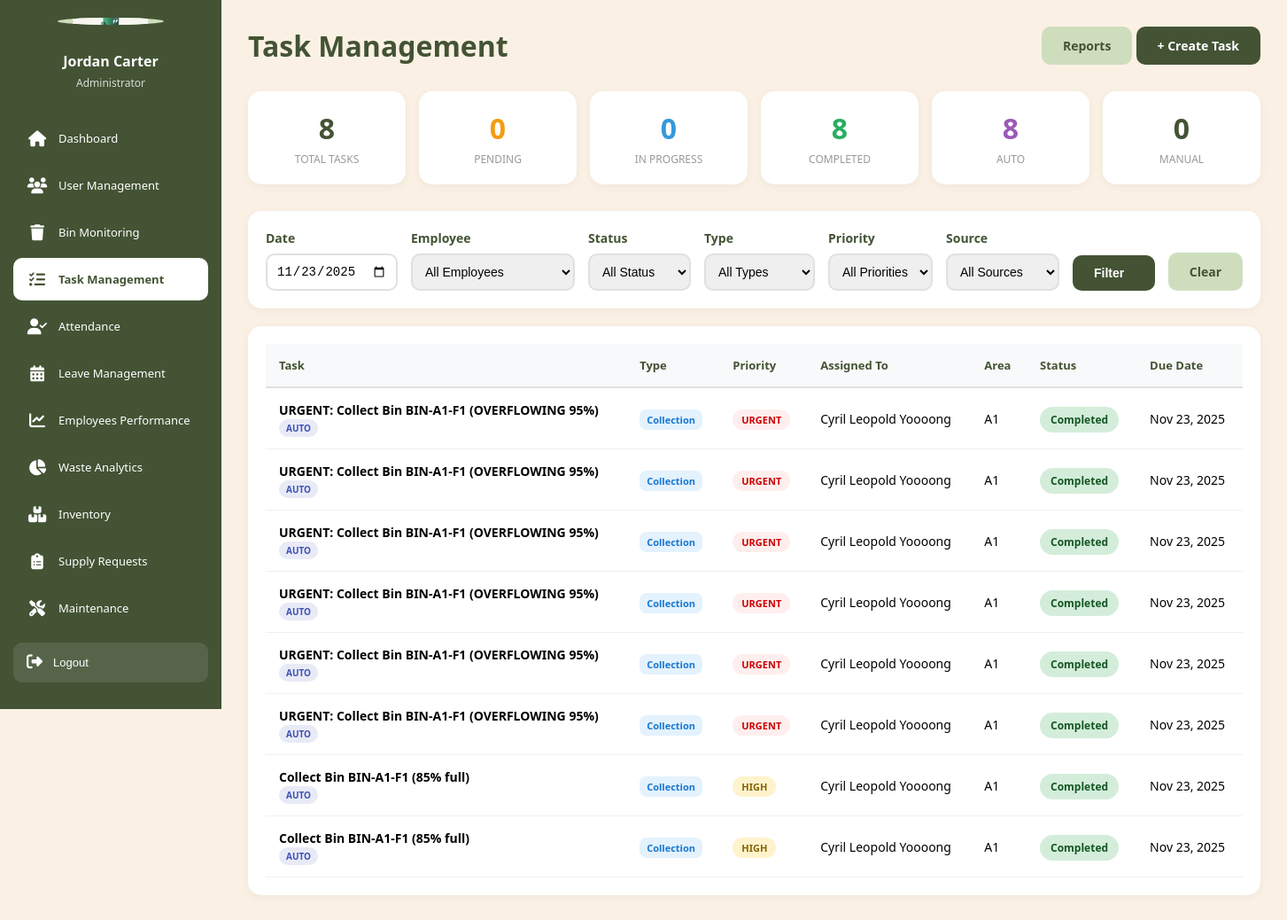
The app's page /admin/tasks.php?date=2025-11-23 (signed in) with its own data.
### tables this page shows
CREATE TABLE `tasks` (
  `task_id` int(11) NOT NULL,
  `created_by` int(11) NOT NULL COMMENT 'Admin who created the task',
  `area_id` int(11) NOT NULL,
  `assigned_to` int(11) NOT NULL COMMENT 'Employee assigned to task',
  `task_title` varchar(200) NOT NULL,
  `task_type` enum('collection','maintenance','inspection','emergency') NOT NULL,
  `priority` enum('low','medium','high','urgent') DEFAULT 'medium',
  `description` text DEFAULT NULL,
  `status` enum('pending','in_progress','completed','cancelled') DEFAULT 'pending',
  `is_auto_generated` tinyint(1) DEFAULT 0 COMMENT 'Was this task auto-created by system?',
  `triggered_by_bin` int(11) DEFAULT NULL COMMENT 'Bin that triggered auto-task creation',
  `scheduled_date` date NOT NULL,
  `scheduled_time` time DEFAULT NULL,
  `started_at` timestamp NULL DEFAULT NULL,
  `completed_at` timestamp NULL DEFAULT NULL,
  `completion_notes` text DEFAULT NULL,
  `created_at` timestamp NOT NULL DEFAULT current_timestamp()
);

CREATE TABLE `employees` (
  `employee_id` int(11) NOT NULL,
  `username` varchar(50) NOT NULL,
  `password` varchar(255) NOT NULL COMMENT 'Hashed password using password_hash()',
  `email` varchar(100) NOT NULL,
  `language` varchar(5) DEFAULT 'en',
  `full_name` varchar(100) NOT NULL,
  `phone_number` varchar(20) DEFAULT NULL,
  `profile_picture` varchar(255) DEFAULT NULL,
  `area_id` int(11) DEFAULT NULL,
  `created_at` timestamp NOT NULL DEFAULT current_timestamp(),
  `last_login` timestamp NULL DEFAULT NULL,
  `status` enum('active','on_leave','inactive') DEFAULT 'active'
);

CREATE TABLE `areas` (
  `area_id` int(11) NOT NULL,
  `area_name` varchar(50) NOT NULL COMMENT 'Block name (A1, A2, A3, B1, B2)',
  `block` varchar(10) DEFAULT NULL,
  `total_floors` int(11) NOT NULL DEFAULT 4,
  `total_bins` int(11) NOT NULL DEFAULT 4,
  `description` text DEFAULT NULL,
  `created_at` timestamp NOT NULL DEFAULT current_timestamp()
);

### config/database.php (called while the page is built, shortened)
<?php
$options = [
    PDO::ATTR_ERRMODE            => PDO::ERRMODE_EXCEPTION,
    PDO::ATTR_DEFAULT_FETCH_MODE => PDO::FETCH_ASSOC,
    PDO::ATTR_EMULATE_PREPARES   => false,
    PDO::ATTR_PERSISTENT         => false,
];
try {
    $dsn = "mysql:host=" . DB_HOST . ";dbname=" . DB_NAME . ";charset=" . DB_CHARSET;
    $pdo = new PDO($dsn, DB_USER, DB_PASS, $options);
} catch (PDOException $e) {
    die("Database Connection Failed: " . $e->getMessage());
}
function query($sql, $params = []) {
    global $pdo;
    $stmt = $pdo->prepare($sql);
    $stmt->execute($params);
    return $stmt;
}
function getAll($sql, $params = []) {
    $stmt = query($sql, $params);
    return $stmt->fetchAll();
}
?>

### admin/tasks.php (the view, shortened to what this page needs)
<?php
require_once '../config/database.php';
$filter_date = $_GET['date'] ?? date('Y-m-d');
$query = "SELECT t.*,
          e.full_name as employee_name,
          e.username as employee_username,
          a.area_name,
          b.bin_code,
          b.current_fill_level,
          creator.full_name as creator_name
          FROM tasks t
          LEFT JOIN employees e ON t.assigned_to = e.employee_id
          LEFT JOIN areas a ON t.area_id = a.area_id
          LEFT JOIN bins b ON t.triggered_by_bin = b.bin_id
          LEFT JOIN admins creator ON t.created_by = creator.admin_id
          WHERE 1=1";
$params = [];
if ($filter_date) {
    $query .= " AND DATE(t.scheduled_date) = ?";
    $params[] = $filter_date;
}
$query .= " ORDER BY
            FIELD(t.priority, 'urgent', 'high', 'medium', 'low'),
            FIELD(t.status, 'pending', 'in_progress', 'completed', 'cancelled'),
            t.scheduled_date ASC,
            t.created_at DESC";
$tasks = getAll($query, $params);
$total_tasks = count($tasks);
$pending_tasks = count(array_filter($tasks, fn($t) => $t['status'] === 'pending'));
$in_progress_tasks = count(array_filter($tasks, fn($t) => $t['status'] === 'in_progress'));
$completed_tasks = count(array_filter($tasks, fn($t) => $t['status'] === 'completed'));
$auto_generated_tasks = count(array_filter($tasks, fn($t) => $t['is_auto_generated'] == 1));
$manual_tasks = count(array_filter($tasks, fn($t) => $t['is_auto_generated'] == 0));
?>
<!DOCTYPE html>
<html lang="en">
<head>
</head>
<body>
    <?php include '../includes/admin_sidebar.php'; ?>
    <main class="main-content">
        <div class="page-header">
            <h1>Task Management</h1>
            <div class="header-actions">
                <a href="task_reports.php" class="btn btn-secondary">
                    Reports
                </a>
                <a href="task_create.php" class="btn btn-primary">
                    + Create Task
                </a>
            </div>
        </div>
        <div class="stats-row">
            <div class="stat-card">
                <div class="value"><?php echo $total_tasks; ?></div>
                <div class="label">Total Tasks</div>
            </div>
            <div class="stat-card pending">
                <div class="value"><?php echo $pending_tasks; ?></div>
                <div class="label">Pending</div>
            </div>
            <div class="stat-card progress">
                <div class="value"><?php echo $in_progress_tasks; ?></div>
                <div class="label">In Progress</div>
            </div>
            <div class="stat-card completed">
                <div class="value"><?php echo $completed_tasks; ?></div>
                <div class="label">Completed</div>
            </div>
            <div class="stat-card auto">
                <div class="value"><?php echo $auto_generated_tasks; ?></div>
                <div class="label">Auto</div>
            </div>
            <div class="stat-card">
                <div class="value"><?php echo $manual_tasks; ?></div>
                <div class="label">Manual</div>
            </div>
        </div>
        <div class="filters">
            <form method="GET" action="">
                <div class="filter-group">
                    <label>Date</label>
                    <input type="date" name="date" value="<?php echo htmlspecialchars($filter_date); ?>">
                </div>
                <div class="filter-group">
                    <label>Employee</label>
                    <select name="employee">
                        <option value="">All Employees</option>
                    </select>
                </div>
                <div class="filter-group">
                    <label>Status</label>
                    <select name="status">
                        <option value="">All Status</option>
                    </select>
                </div>
                <div class="filter-group">
                    <label>Type</label>
                    <select name="type">
                        <option value="">All Types</option>
                    </select>
                </div>
                <div class="filter-group">
                    <label>Priority</label>
                    <select name="priority">
                        <option value="">All Priorities</option>
                    </select>
                </div>
                <div class="filter-group">
                    <label>Source</label>
                    <select name="source">
                        <option value="">All Sources</option>
                    </select>
                </div>
                <div class="filter-group">
                    <label>&nbsp;</label>
                    <button type="submit" class="btn btn-primary" style="width: 100%;">Filter</button>
                </div>
                <div class="filter-group">
                    <label>&nbsp;</label>
                    <a href="tasks.php" class="btn btn-secondary" style="width: 100%; justify-content: center;">Clear</a>
                </div>
            </form>
        </div>
        <div class="table-container">
            <?php if (empty($tasks)): ?>
                <div class="empty-state">
                    <div class="icon">📋</div>
                    <h3>No tasks found</h3>
                    <p>No tasks match your filters for the selected date</p>
                </div>
            <?php else: ?>
                <table>
                    <thead>
                        <tr>
                            <th>Task</th>
                            <th>Type</th>
                            <th>Priority</th>
                            <th>Assigned To</th>
                            <th>Area</th>
                            <th>Status</th>
                            <th>Due Date</th>
                        </tr>
                    </thead>
                    <tbody>
                        <?php foreach ($tasks as $task): ?>
                            <tr>
                                <td>
                                    <strong><?php echo htmlspecialchars($task['task_title']); ?></strong>
                                    <?php if ($task['is_auto_generated']): ?>
                                        <br><span class="auto-badge">AUTO</span>
                                    <?php endif; ?>
                                </td>
                                <td>
                                    <span class="type-badge type-<?php echo $task['task_type']; ?>">
                                        <?php echo ucfirst($task['task_type']); ?>
                                    </span>
                                </td>
                                <td>
                                    <span class="priority-badge priority-<?php echo $task['priority']; ?>">
                                        <?php echo ucfirst($task['priority']); ?>
                                    </span>
                                </td>
                                <td>
                                    <?php if ($task['employee_name']): ?>
                                        <?php echo htmlspecialchars($task['employee_name']); ?>
                                    <?php else: ?>
                                        <span style="color: #999;">Unassigned</span>
                                    <?php endif; ?>
                                </td>
                                <td><?php echo htmlspecialchars($task['area_name'] ?? 'N/A'); ?></td>
                                <td>
                                    <span class="status-badge status-<?php echo $task['status']; ?>">
                                        <?php echo ucwords(str_replace('_', ' ', $task['status'])); ?>
                                    </span>
                                </td>
                                <td>
                                    <?php if ($task['scheduled_date']): ?>
                                        <?php
                                        $due_date = date('M j, Y', strtotime($task['scheduled_date']));
                                        $is_overdue = strtotime($task['scheduled_date']) < time() && $task['status'] !== 'completed';
                                        echo $is_overdue ? "<span style='color: red; font-weight: 600;'>$due_date</span>" : $due_date;
                                        ?>
                                    <?php else: ?>
                                        <span style="color: #999;">N/A</span>
                                    <?php endif; ?>
                                </td>
                            </tr>
                        <?php endforeach; ?>
                    </tbody>
                </table>
            <?php endif; ?>
        </div>
    </main>
</body>
</html>

### admin/tasks.php (style rules this page uses)
* { margin: 0; padding: 0; box-sizing: border-box; }
body { font-family: 'Segoe UI', Tahoma, Geneva, Verdana, sans-serif; background: #FAF1E4; display: flex; min-height: 100vh; }
.main-content { margin-left: 250px; flex: 1; padding: 30px; }
.page-header { display: flex; justify-content: space-between; align-items: center; margin-bottom: 30px; }
.page-header h1 { font-size: 32px; color: #435334; }
.btn { padding: 12px 24px; border: none; border-radius: 10px; font-size: 14px; font-weight: 600; cursor: pointer; text-decoration: none; display: inline-flex; align-items: center; gap: 8px; transition: all 0.3s ease; }
.btn-primary { background: #435334; color: white; }
.btn-secondary { background: #CEDEBD; color: #435334; }
.stats-row { display: grid; grid-template-columns: repeat(6, 1fr); gap: 15px; margin-bottom: 30px; }
.stat-card { background: white; padding: 20px; border-radius: 15px; box-shadow: 0 2px 10px rgba(0,0,0,0.05); text-align: center; }
.stat-card .value { font-size: 32px; font-weight: 700; color: #435334; margin-bottom: 5px; }
.stat-card .label { font-size: 12px; color: #999; text-transform: uppercase; }
.stat-card.pending .value { color: #f39c12; }
.stat-card.progress .value { color: #3498db; }
.stat-card.completed .value { color: #27ae60; }
.stat-card.auto .value { color: #9b59b6; }
.filters { background: white; padding: 20px; border-radius: 15px; margin-bottom: 20px; box-shadow: 0 2px 10px rgba(0,0,0,0.05); }
.filters form { display: grid; grid-template-columns: repeat(7, 1fr) auto; gap: 15px; align-items: end; }
.filter-group { display: flex; flex-direction: column; }
.filter-group label { font-size: 14px; font-weight: 600; color: #435334; margin-bottom: 8px; }
.filter-group input, .filter-group select { padding: 10px; border: 2px solid #e0e0e0; border-radius: 10px; font-size: 14px; }
.table-container { background: white; border-radius: 15px; padding: 20px; box-shadow: 0 2px 10px rgba(0,0,0,0.05); overflow-x: auto; }
table { width: 100%; border-collapse: collapse; }
th { text-align: left; padding: 15px; background: #f8f9fa; color: #435334; font-weight: 600; font-size: 13px; border-bottom: 2px solid #e0e0e0; }
td { padding: 15px; border-bottom: 1px solid #f0f0f0; font-size: 14px; }
.priority-badge { padding: 4px 10px; border-radius: 12px; font-size: 11px; font-weight: 600; text-transform: uppercase; }
.priority-urgent { background: #fee; color: #c00; }
.priority-high { background: #fff3cd; color: #856404; }
.status-badge { padding: 6px 12px; border-radius: 20px; font-size: 12px; font-weight: 600; }
.status-completed { background: #d4edda; color: #155724; }
.type-badge { padding: 4px 8px; border-radius: 8px; font-size: 11px; font-weight: 600; }
.type-collection { background: #e3f2fd; color: #1976d2; }
.auto-badge { padding: 3px 8px; border-radius: 10px; font-size: 10px; font-weight: 600; background: #e8eaf6; color: #3f51b5; }

### records on screen
tasks: task_title "URGENT: Collect Bin BIN-A1-F1 (OVERFLOWING 95%)", is_auto_generated "AUTO", task_type "Collection", priority "URGENT", assigned_to.full_name "Cyril Leopold Yoooong", area.area_name "A1", status "Completed", scheduled_date "Nov 23, 2025"
tasks: task_title "URGENT: Collect Bin BIN-A1-F1 (OVERFLOWING 95%)", is_auto_generated "AUTO", task_type "Collection", priority "URGENT", assigned_to.full_name "Cyril Leopold Yoooong", area.area_name "A1", status "Completed", scheduled_date "Nov 23, 2025"
tasks: task_title "URGENT: Collect Bin BIN-A1-F1 (OVERFLOWING 95%)", is_auto_generated "AUTO", task_type "Collection", priority "URGENT", assigned_to.full_name "Cyril Leopold Yoooong", area.area_name "A1", status "Completed", scheduled_date "Nov 23, 2025"
tasks: task_title "URGENT: Collect Bin BIN-A1-F1 (OVERFLOWING 95%)", is_auto_generated "AUTO", task_type "Collection", priority "URGENT", assigned_to.full_name "Cyril Leopold Yoooong", area.area_name "A1", status "Completed", scheduled_date "Nov 23, 2025"
tasks: task_title "URGENT: Collect Bin BIN-A1-F1 (OVERFLOWING 95%)", is_auto_generated "AUTO", task_type "Collection", priority "URGENT", assigned_to.full_name "Cyril Leopold Yoooong", area.area_name "A1", status "Completed", scheduled_date "Nov 23, 2025"
tasks: task_title "URGENT: Collect Bin BIN-A1-F1 (OVERFLOWING 95%)", is_auto_generated "AUTO", task_type "Collection", priority "URGENT", assigned_to.full_name "Cyril Leopold Yoooong", area.area_name "A1", status "Completed", scheduled_date "Nov 23, 2025"
tasks: task_title "Collect Bin BIN-A1-F1 (85% full)", is_auto_generated "AUTO", task_type "Collection", priority "HIGH", assigned_to.full_name "Cyril Leopold Yoooong", area.area_name "A1", status "Completed", scheduled_date "Nov 23, 2025"
tasks: task_title "Collect Bin BIN-A1-F1 (85% full)", is_auto_generated "AUTO", task_type "Collection", priority "HIGH", assigned_to.full_name "Cyril Leopold Yoooong", area.area_name "A1", status "Completed", scheduled_date "Nov 23, 2025"

### other values on screen
$admin_name "Jordan Carter"
$total_tasks "8"
$pending_tasks "0"
$in_progress_tasks "0"
$completed_tasks "8"
$auto_generated_tasks "8"
$manual_tasks "0"
